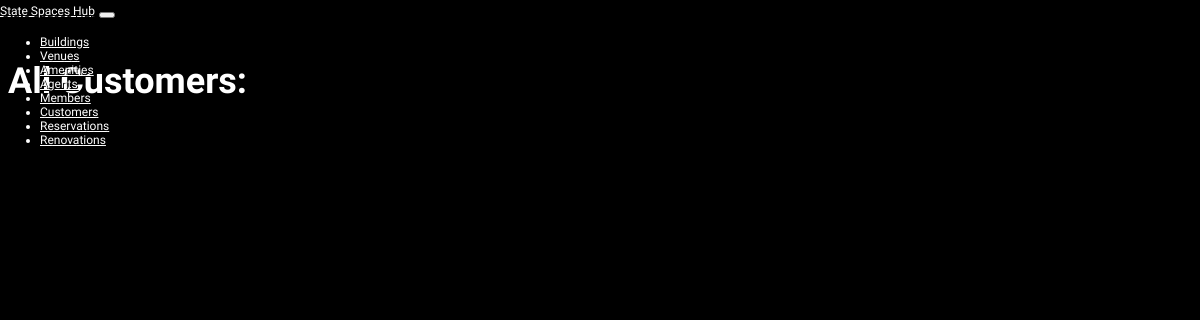
Page /customer/list on the earlier database version.
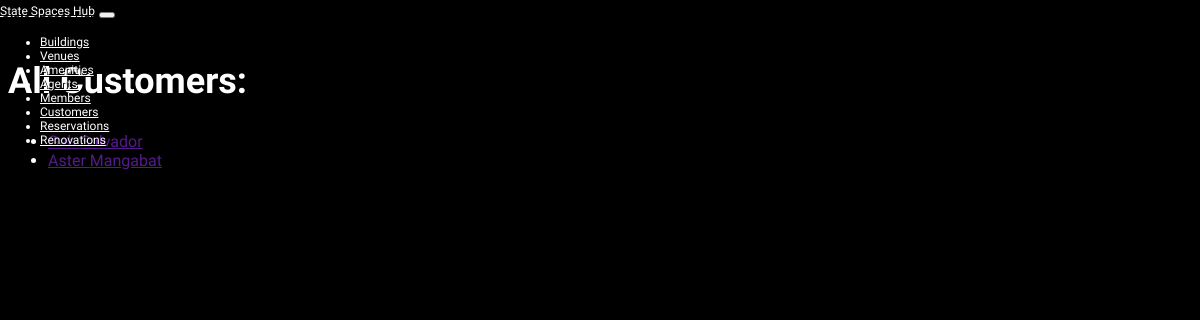
Same page on the later database version.
### StateSpacesHub/models.py (models this page shows, shortened)
class Customer(models.Model):
    first_name = models.CharField(max_length=255, null=False)
    last_name = models.CharField(max_length=255, null=False)
    middle_initial = models.CharField(max_length=1, null=True, blank=True, default="")
    customer_birthdate = models.DateField(null=True, blank=True,default=None)
    customer_location = models.CharField(max_length=255, null=True, blank=True, default="")

### StateSpacesHub/views.py (the view)
# urls.py: path('customer/list', CustomerListView.as_view(), name='customer'),
class CustomerListView(ListView):
    model = Customer
    template_name = 'customer/CustomerList.html'
    context_object_name = 'customers'

### templates/customer/CustomerList.html (shortened to what this page needs)
{% extends "base.html" %}
{% load static %}
{% block content %}
  <h2>All Customers:</h2>
  <ul>
      {% for customer in customers %}
        <li><a href = "{{customer.get_absolute_url}}"> {{ customer.first_name }}  {{customer.last_name}} </a></li>
      {% endfor %}
  </ul>
{% endblock content %}

Differences in the rows shown:
added Customer: first_name "Gab", last_name "Salvador"
added Customer: first_name "Aster", last_name "Mangabat"
